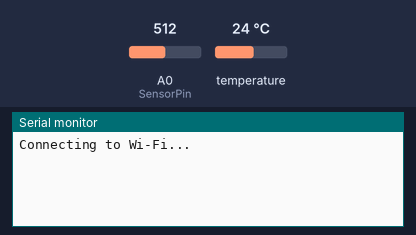
This program was run on a simulated ESP8266 (NodeMCU). Parts: the last lines printed to the serial monitor. The test bench sets the inputs (shaded band); at power-on: temperature 24 °C, A0 (SensorPin) = 512. WiFi joins after 1.5 s; servers stay silent unless stated; no MQTT or app messages arrive unless stated.

Above: at 1.2 s.
1.3 s: temperature set to 12 °C
At 2.4 s:
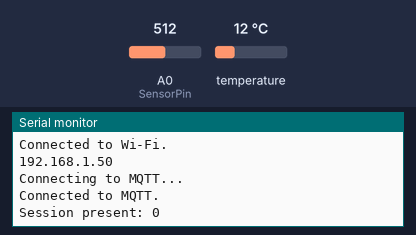
3.0 s: A0 (SensorPin) set to 716
At 3.4 s:
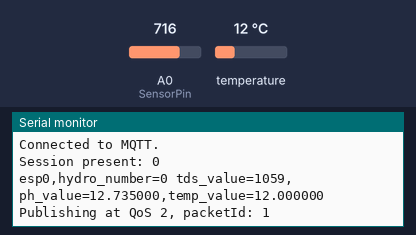
4.6 s: temperature set to 19 °C
6.1 s: A0 (SensorPin) set to 900
At 8.3 s:
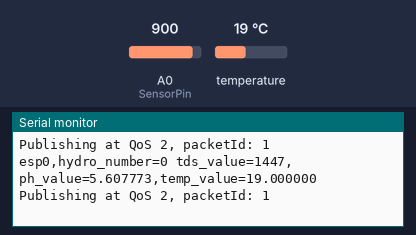

Measured:
- after the input at 6.1 s, the serial monitor: prints a new line after 1.1 s (image 3)

The program:

main.cpp
```cpp
#include <Arduino.h>
#include <ESP8266WiFi.h>
#include <AsyncMqttClient.h>
#include <Ticker.h>
#include <Time.h>
#include <OneWire.h>
#include <DallasTemperature.h>

#define SensorPin A0
#define VREF 3.3  // analog reference voltage(Volt) of the ADC
#define SCOUNT 30 // sum of sample point

const int oneWireBus = 0;
const int TdsPowerPin = 4;
const int PhPowerPin = 5;

float calibration_value = 22.84 - 0.7;
int phval = 0;
unsigned long int avgval;
int buffer_arr[10], temp;

float ph_act;
// wifi configuration
// #define WIFI_SSID "Lonsher-Office"
// #define WIFI_PASSWORD "62306230"
#define WIFI_SSID "Lonsher-Office"
#define WIFI_PASSWORD "62306230"

// mqtt server configuration10.100.102.21
#define MQTT_HOST IPAddress(192, 168, 1, 200)
#define MQTT_PORT 1883
#define MQTT_PUB_TDS "Hydro/esp"

AsyncMqttClient mqttClient;
Ticker mqttReconnectTimer;

WiFiEventHandler wifiConnectHandler;
WiFiEventHandler wifiDisconnectHandler;
Ticker wifiReconnectTimer;

int copyIndex = 0;

float averageVoltage = 0;
float tdsValue = 0;
float temperature = 25;

OneWire oneWire(oneWireBus);
DallasTemperature sensors(&oneWire);

int getMedianNum(int bArray[], int iFilterLen)
{
  int bTab[iFilterLen];
  for (byte i = 0; i < iFilterLen; i++)
    bTab[i] = bArray[i];
  int i, j, bTemp;
  for (j = 0; j < iFilterLen - 1; j++)
  {
    for (i = 0; i < iFilterLen - j - 1; i++)
    {
      if (bTab[i] > bTab[i + 1])
      {
        bTemp = bTab[i];
        bTab[i] = bTab[i + 1];
        bTab[i + 1] = bTemp;
      }
    }
  }
  if ((iFilterLen & 1) > 0)
  {
    bTemp = bTab[(iFilterLen - 1) / 2];
  }
  else
  {
    bTemp = (bTab[iFilterLen / 2] + bTab[iFilterLen / 2 - 1]) / 2;
  }
  return bTemp;
}

void connectToWifi()
{
  Serial.println("Connecting to Wi-Fi...");
  WiFi.begin(WIFI_SSID, WIFI_PASSWORD);
}

void connectToMqtt()
{
  Serial.println("Connecting to MQTT...");
  mqttClient.connect();
}

void onWifiConnect(const WiFiEventStationModeGotIP &event)
{
  Serial.println("Connected to Wi-Fi.");
  Serial.println(WiFi.localIP());
  connectToMqtt();
}

void onWifiDisconnect(const WiFiEventStationModeDisconnected &event)
{
  Serial.println("Disconnected from Wi-Fi.");
  mqttReconnectTimer.detach(); // ensure we don't reconnect to MQTT while reconnecting to Wi-Fi
  wifiReconnectTimer.once(2, connectToWifi);
}

void onMqttConnect(bool sessionPresent)
{
  Serial.println("Connected to MQTT.");
  Serial.print("Session present: ");
  Serial.println(sessionPresent);
}

void onMqttDisconnect(AsyncMqttClientDisconnectReason reason)
{
  Serial.println("Disconnected from MQTT.");

  if (WiFi.isConnected())
  {
    mqttReconnectTimer.once(2, connectToMqtt);
  }
}

void onMqttSubscribe(uint16_t packetId, uint8_t qos)
{
  Serial.println("Subscribe acknowledged.");
  Serial.print("  packetId: ");
  Serial.println(packetId);
  Serial.print("  qos: ");
  Serial.println(qos);
}

void onMqttUnsubscribe(uint16_t packetId)
{
  Serial.println("Unsubscribe acknowledged.");
  Serial.print("  packetId: ");
  Serial.println(packetId);
}

void onMqttMessage(char *topic, char *payload, AsyncMqttClientMessageProperties properties, size_t len, size_t index, size_t total)
{
  Serial.println("Publish received.");
  Serial.print("  topic: ");
  Serial.println(topic);
  Serial.print("  qos: ");
  Serial.println(properties.qos);
  Serial.print("  dup: ");
  Serial.println(properties.dup);
  Serial.print("  retain: ");
  Serial.println(properties.retain);
  Serial.print("  len: ");
  Serial.println(len);
  Serial.print("  index: ");
  Serial.println(index);
  Serial.print("  total: ");
  Serial.println(total);
}

void onMqttPublish(uint16_t packetId)
{
  Serial.println("Publish acknowledged.");
  Serial.print("  packetId: ");
  Serial.println(packetId);
}

int readAnalogAvarage(int readNum = 10)
{
  int analogSum = 0;
  for (int analogBufferIndex = 0; analogBufferIndex < readNum; analogBufferIndex++)
  {
    analogSum = analogSum + analogRead(A0); // read the analog value and store into the buffer
    delay(10);
  }
  return (analogSum / readNum);
}

int readTds()
{
  int analogBufferIndex = 0;
  int analogBuffer[SCOUNT];
  static unsigned long analogSampleTimepoint = millis();
  while (analogBufferIndex != SCOUNT)
  {
    if (millis() - analogSampleTimepoint > 40U)
    { // every 40 milliseconds,read the analog value from the ADC
      analogSampleTimepoint = millis();
      analogBuffer[analogBufferIndex] = analogRead(SensorPin); // read the analog value and store into the buffer
      analogBufferIndex++;
    }
  }

  averageVoltage = getMedianNum(analogBuffer, SCOUNT) * (float)VREF / 1024.0;
  sensors.requestTemperatures();
  float temperatureC = sensors.getTempCByIndex(0);
  float compensationCoefficient = 1.0 + 0.02 * (temperatureC - 25.0);

  float compensationVoltage = averageVoltage / compensationCoefficient;

  tdsValue = (133.42 * compensationVoltage * compensationVoltage * compensationVoltage - 255.86 * compensationVoltage * compensationVoltage + 857.39 * compensationVoltage) * 0.5;

  return tdsValue;
}

float readPh()
{
  for (int i = 0; i < 10; i++)
  {
    buffer_arr[i] = analogRead(A0);
    delay(30);
  }
  for (int i = 0; i < 9; i++)
  {
    for (int j = i + 1; j < 10; j++)
    {
      if (buffer_arr[i] > buffer_arr[j])
      {
        temp = buffer_arr[i];
        buffer_arr[i] = buffer_arr[j];
        buffer_arr[j] = temp;
      }
    }
  }
  avgval = 0;
  for (int i = 2; i < 8; i++)
    avgval += buffer_arr[i];
  float volt = (float)avgval * 3.3 / 1024 / 6;
  ph_act = -5.70 * volt + calibration_value;
  return ph_act;
}

void setup()
{
  Serial.begin(9600);
  pinMode(TdsPowerPin, OUTPUT);
  pinMode(PhPowerPin, OUTPUT);
  pinMode(SensorPin, INPUT);
  WiFi.mode(WIFI_STA);
  wifiConnectHandler = WiFi.onStationModeGotIP(onWifiConnect);
  wifiDisconnectHandler = WiFi.onStationModeDisconnected(onWifiDisconnect);

  mqttClient.onConnect(onMqttConnect);
  mqttClient.onDisconnect(onMqttDisconnect);
  // mqttClient.onSubscribe(onMqttSubscribe);
  // mqttClient.onUnsubscribe(onMqttUnsubscribe);
  // mqttClient.onMessage(onMqttMessage);
  mqttClient.onPublish(onMqttPublish);
  mqttClient.setServer(MQTT_HOST, MQTT_PORT);

  connectToWifi();
  sensors.begin();
}

void loop()
{
  digitalWrite(TdsPowerPin, HIGH);
  delay(10);
  int tmp_tds = readTds();
  digitalWrite(TdsPowerPin, LOW);
  digitalWrite(PhPowerPin, HIGH);
  delay(10);
  float tmp_ph = readPh();
  digitalWrite(PhPowerPin, LOW);
  sensors.requestTemperatures();
  float temperatureC = sensors.getTempCByIndex(0);
  char influxDBLineProtocol[128]; // Adjust buffer size as per your requirements
  sprintf(influxDBLineProtocol, "esp0,hydro_number=0 tds_value=%d,ph_value=%f,temp_value=%f", tmp_tds, tmp_ph, temperatureC);
  uint16_t packetIdPub1 = mqttClient.publish(MQTT_PUB_TDS, 2, true, influxDBLineProtocol);
  Serial.println(influxDBLineProtocol);
  Serial.print("Publishing at QoS 2, packetId: ");
  Serial.println(packetIdPub1);
  delay(1000);
}
```
